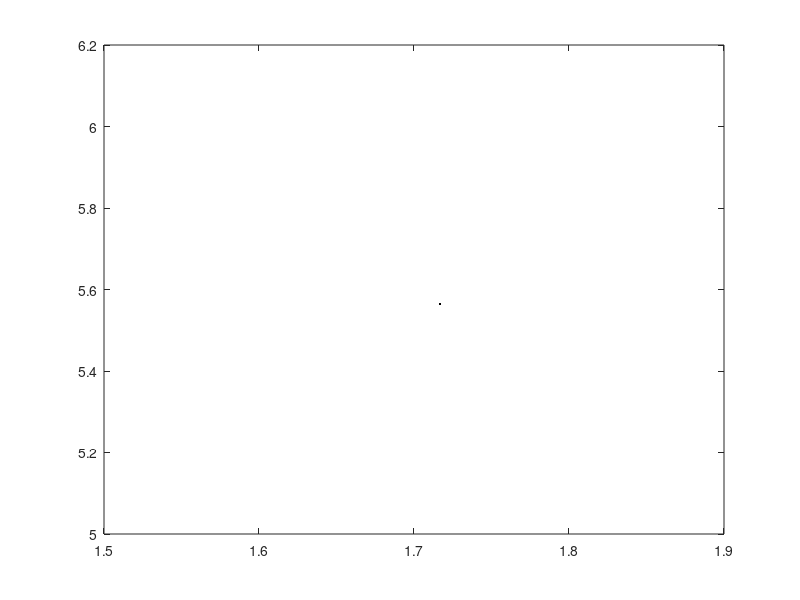

The MATLAB source for this figure:
Sa=[3];
Sb=[5];
s=[3;5];  % the point in a plane is represented by a column vector.
n=2*randn(2,100); % Create a 100-sample noise sequence with a standard deviation of 2.
x=zeros(2,100);
for (i=1:100)
    x(:,i)=s+n(:,i);  % Add the noise to the true state to create 100 observations of the true state.
    plot(x(1,i),x(2,i),'k.');
end;
L=length(Sa);
Pr=ones(L,L); % Initialize the table to all ones
Po=ones(L,L);
Pr=Pr/sum(sum(Pr)); % Turn the table into a pmf by dividing by the sum.
Po=Po/sum(sum(Po)); % Each value is now 1/9.
K=[4,0;0,4]; % covariance matrix.
m=0*Pr;
for (i=1:length(Pr))  % For each entry in my prior table.
    for (j=1:length(Pr))
        me=[Sa(i);Sb(j)]
        m(i,j) = 1/sqrt((2*pi)^2*det(K)) * exp(-(x(:,1)-me)'*inv(K)*(x(:,1)-me)/2) % Compute likelihood
        m(i,j) = m(i,j) * Pr(i,j) % Combine with prior
    end;
end;
Po=m/sum(sum(m))
[Pr,Po]
[a,b]=find(Po==max(max(Po)))  % Pull out the indices at which Po achieves its max.
sest=[Sa(a);Sb(b)]  % The best estimate of the true state.

return 
figure(3); % Switch to a new figure window.
[a,b]=find(Po==max(max(Po)));  % Pull out the indices at which Po achieves its max.
sest=[Sa(a);Sb(b)];  % The best estimate of the true state.
subplot(211); plot(1,sest(1)); hold on;
line([1,100],[s(1),s(1)]); % Draw a line at the location of the x component.
subplot(212); plot(1,sest(2)); hold on;
line([1,100],[s(2),s(2)]); % Draw a line at the location of the y component.
for (n=2:length(x));
    Pr=Po;
    m=0*Pr;
	for (i=1:length(Pr))  % For each entry in my prior table.
        for (j=1:length(Pr))
            me=[Sa(i);Sb(j)];
            m(i,j) = 1/sqrt((2*pi)^2*det(K)) * exp(-(x(:,n)-me)'*inv(K)*(x(:,n)-me)/2); %Compute likelihood
            m(i,j) = m(i,j) * Pr(i,j); % Combine with prior    
        end;
	end;
	Po=m/sum(sum(m));
    [a,b]=find(Po==max(max(Po)));  % Pull out the indices at which Po achieves its max.
    sest=[Sa(a);Sb(b)];  % The best estimate of the true state.
    subplot(211);plot(n,sest(1),'k.');
    subplot(212); plot(n,sest(2),'k.');
end;   
subplot(211); hold off;
subplot(212); hold off;